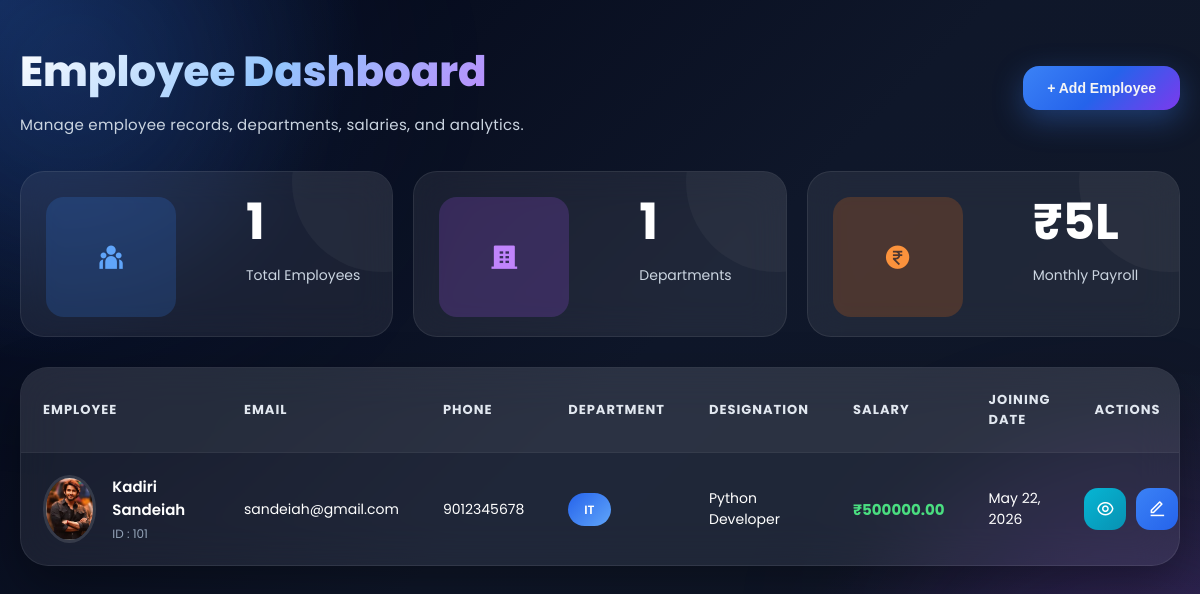
The page /emp_list on the database its author committed.
### application/models.py (models this page shows, shortened)
class EmployeeModel(models.Model):
    employee_id = models.IntegerField(unique=True)
    first_name = models.CharField(max_length=50)
    last_name = models.CharField(max_length=50)
    email = models.EmailField(unique=True)
    phone = models.BigIntegerField(unique=True)
    DEPARTMENT_CHOICE = [('IT','IT'),('SALES','SALES'),('HR','HR'),('FINANCE','FINANCE'),('MARKETING','MARKETING')]
    department = models.CharField(max_length=50,choices=DEPARTMENT_CHOICE)
    DESIGNATION_CHOICE = [('Python Developer','Python Developer'),('Java Developer','Java Developer'),('AI Engineer','AI Engineer'),('ML Engineer','ML Engineer'),('Devops Engineer','Software Developer'),('Backend Developer','Backend Developer'),('Frontend Developer','Frontend Developer')]
    designation = models.CharField(max_length=50,choices=DESIGNATION_CHOICE)
    salary = models.DecimalField(max_digits=10,decimal_places=2)
    joining_date = models.DateField()
    profile_image = models.ImageField(upload_to='images/')

### application/views.py (the view)
# urls.py: path("emp_list",employee_list,name='emp_list'),
def employee_list(request):
    employee_data = EmployeeModel.objects.all()
    total_employees = EmployeeModel.objects.count()
    total_departments = EmployeeModel.objects.values('department').distinct().count()
    monthly_payroll = EmployeeModel.objects.aggregate(total_salary=Sum('salary'))['total_salary'] or 0
    monthly_payroll = round(monthly_payroll/100000)
    return render(
        request,
        'employee_list.html',
        {
            'employee_data': employee_data,
            'total_employees': total_employees,
            'total_departments': total_departments,
            'monthly_payroll': monthly_payroll,
        }
    )

### templates/employee_list.html (shortened to what this page needs)
<!DOCTYPE html>
<html lang="en">
<head>
    <link href="https://cdn.jsdelivr.net/npm/remixicon@4.2.0/fonts/remixicon.css" rel="stylesheet">
</head>
<body>
    <div class="dashboard-container">
        <div class="top-bar">
            <div class="title-section">
                <h1>
                    Employee Dashboard
                </h1>
                <p>
                    Manage employee records, departments, salaries, and analytics.
                </p>
            </div>
            <div class="top-actions">
                <button class="add-btn">
                    <a href="{% url 'form' %}" style="text-decoration: none; color: whitesmoke;">+ Add Employee</a>
                </button>
            </div>
        </div>
        <div class="stats-container">
            <div class="stat-card">
                <div class="stat-icon blue">
                    <i class="ri-team-fill"></i>
                </div>
                <h2>{{total_employees}}</h2>
                <p>Total Employees</p>
            </div>
            <div class="stat-card">
                <div class="stat-icon purple">
                    <i class="ri-building-4-fill"></i>
                </div>
                <h2>{{total_departments}}</h2>
                <p>Departments</p>
            </div>
            <div class="stat-card">
                <div class="stat-icon orange">
                    <i class="ri-money-rupee-circle-fill"></i>
                </div>
                <h2>₹{{monthly_payroll}}L</h2>
                <p>Monthly Payroll</p>
            </div>
        </div>
        <div class="table-wrapper">
            <table>
                <thead>
                    <tr>
                        <th>Employee</th>
                        <th>Email</th>
                        <th>Phone</th>
                        <th>Department</th>
                        <th>Designation</th>
                        <th>Salary</th>
                        <th>Joining Date</th>
                        <th>Actions</th>
                    </tr>
                </thead>
                <tbody>
                    {% for employee in employee_data %}
                    <tr>
                        <td>
                            <div class="employee-info">
                                <img src="{{ employee.profile_image.url }}" alt="Profile" class="profile-img">
                                <div>
                                    <div class="employee-name">
                                        {{ employee.first_name }} {{ employee.last_name }}
                                    </div>
                                    <div class="employee-id">
                                        ID : {{ employee.employee_id }}
                                    </div>
                                </div>
                            </div>
                        </td>
                        <td>
                            {{ employee.email }}
                        </td>
                        <td>
                            {{ employee.phone }}
                        </td>
                        <td>
                            <span class="badge {{ employee.department|lower }}">
                                {{ employee.department }}
                            </span>
                        </td>
                        <td>
                            {{ employee.designation }}
                        </td>
                        <td class="salary">
                            ₹{{ employee.salary }}
                        </td>
                        <td>
                            {{ employee.joining_date }}
                        </td>
                        <td>
                            <div class="actions">
                                <a href="{% url 'card' employee.pk %}" class="action-btn view-btn">
                                    <i class="ri-eye-line"></i>
                                </a>
                                <a href="{% url 'update' employee.pk %}" class="action-btn edit-btn">
                                    <i class="ri-edit-line"></i>
                                </a>
                            </div>
                        </td>
                    </tr>
                    {% endfor %}
                </tbody>
            </table>
        </div>
    </div>
</body>
</html>

### templates/employee_list.html (style rules this page uses)
* { margin: 0; padding: 0; box-sizing: border-box; }
body { font-family: 'Poppins', sans-serif; min-height: 100vh; background: radial-gradient(circle at top left, rgba(59, 130, 246, 0.25), transparent 25%), radial-gradient(circle at bottom right, rgba(168, 85, 247, 0.22), transparent 30%), linear-gradient(135deg, #020617, #0f172a, #111827); color: white; padding: 40px 20px; overflow-x: hidden; }
body::before, body::after { content: ''; position: fixed; width: 350px; height: 350px; border-radius: 50%; filter: blur(120px); z-index: -1; }
body::before { background: rgba(59, 130, 246, 0.18); top: -100px; left: -100px; }
body::after { background: rgba(168, 85, 247, 0.18); bottom: -100px; right: -100px; }
.dashboard-container { max-width: 1500px; margin: auto; }
.top-bar { display: flex; justify-content: space-between; align-items: center; flex-wrap: wrap; gap: 20px; margin-bottom: 35px; }
.title-section h1 { font-size: 42px; font-weight: 800; background: linear-gradient(135deg, #ffffff, #93c5fd, #c084fc); background-clip: text; -webkit-text-fill-color: transparent; margin-bottom: 10px; }
.title-section p { color: #cbd5e1; font-size: 15px; letter-spacing: 0.3px; }
.top-actions { display: flex; align-items: center; gap: 15px; flex-wrap: wrap; }
.add-btn { border: none; padding: 14px 24px; border-radius: 16px; font-size: 14px; font-weight: 600; color: white; cursor: pointer; background: linear-gradient(135deg, #3b82f6, #2563eb, #7c3aed); box-shadow: 0 10px 30px rgba(59, 130, 246, 0.35); transition: 0.35s ease; }
.stats-container { display: grid; grid-template-columns: repeat(auto-fit, minmax(240px, 1fr)); gap: 20px; margin-bottom: 30px; }
.stat-card { background: rgba(255, 255, 255, 0.07); border: 1px solid rgba(255, 255, 255, 0.08); backdrop-filter: blur(18px); border-radius: 24px; padding: 25px; padding-bottom: 50px; position: relative; overflow: hidden; transition: 0.35s ease; }
.stat-card::before { content: ''; position: absolute; width: 180px; height: 180px; background: rgba(255, 255, 255, 0.04); border-radius: 50%; top: -80px; right: -80px; }
.stat-icon { width: 130px; height: 120px; border-radius: 18px; display: flex; align-items: center; justify-content: center; font-size: 28px; margin-bottom: 18px; }
.blue { background: rgba(59, 130, 246, 0.2); color: #60a5fa; }
.purple { background: rgba(168, 85, 247, 0.2); color: #c084fc; }
.orange { background: rgba(249, 115, 22, 0.2); color: #fb923c; }
.stat-card h2 { font-size: 50px; margin-left: 200px; margin-top: -150px; margin-bottom: 5px; }
.stat-card p { color: #cbd5e1; margin-left: 200px; font-size: 14px; }
.table-wrapper { background: rgba(255, 255, 255, 0.07); backdrop-filter: blur(22px); border: 1px solid rgba(255, 255, 255, 0.08); border-radius: 28px; overflow: hidden; box-shadow: 0 20px 50px rgba(0, 0, 0, 0.35); overflow-x: auto; }
table { width: 100%; border-collapse: collapse; min-width: 1200px; }
thead { background: rgba(255, 255, 255, 0.05); }
thead th { padding: 22px; text-align: left; font-size: 13px; color: #e2e8f0; text-transform: uppercase; letter-spacing: 1px; }
tbody tr { border-top: 1px solid rgba(255, 255, 255, 0.05); transition: 0.3s ease; }
tbody td { padding: 22px; font-size: 14px; }
.employee-info { display: flex; align-items: center; gap: 16px; }
.profile-img { width: 68px; height: 68px; border-radius: 50%; object-fit: cover; border: 3px solid rgba(255, 255, 255, 0.12); transition: 0.3s ease; }
.employee-name { font-size: 15px; font-weight: 600; margin-bottom: 4px; }
.employee-id { color: #94a3b8; font-size: 12px; }
.badge { padding: 8px 16px; border-radius: 40px; font-size: 12px; font-weight: 600; color: white; }
.it { background: linear-gradient(135deg, #2563eb, #60a5fa); }
.salary { color: #4ade80; font-size: 15px; font-weight: 700; }
.actions { display: flex; gap: 10px; margin-left: -10px; }
.action-btn { width: 42px; height: 42px; border-radius: 14px; display: flex; justify-content: center; align-items: center; text-decoration: none; color: white; font-size: 18px; transition: 0.3s ease; }
.edit-btn { background: linear-gradient(135deg, #3b82f6, #2563eb); }
.view-btn { background: linear-gradient(135deg, #06b6d4, #0891b2); }

### rows shown on the page
EmployeeModel: profile_image (picture), first_name "Kadiri", last_name "Sandeiah", employee_id "101", email "sandeiah@gmail.com", phone "9012345678", department "IT", designation "Python Developer", salary "500000.00", joining_date "May 22, 2026"

### other values the page prints
{{ total_employees }} "1"
{{ total_departments }} "1"
{{ monthly_payroll }} "5"
